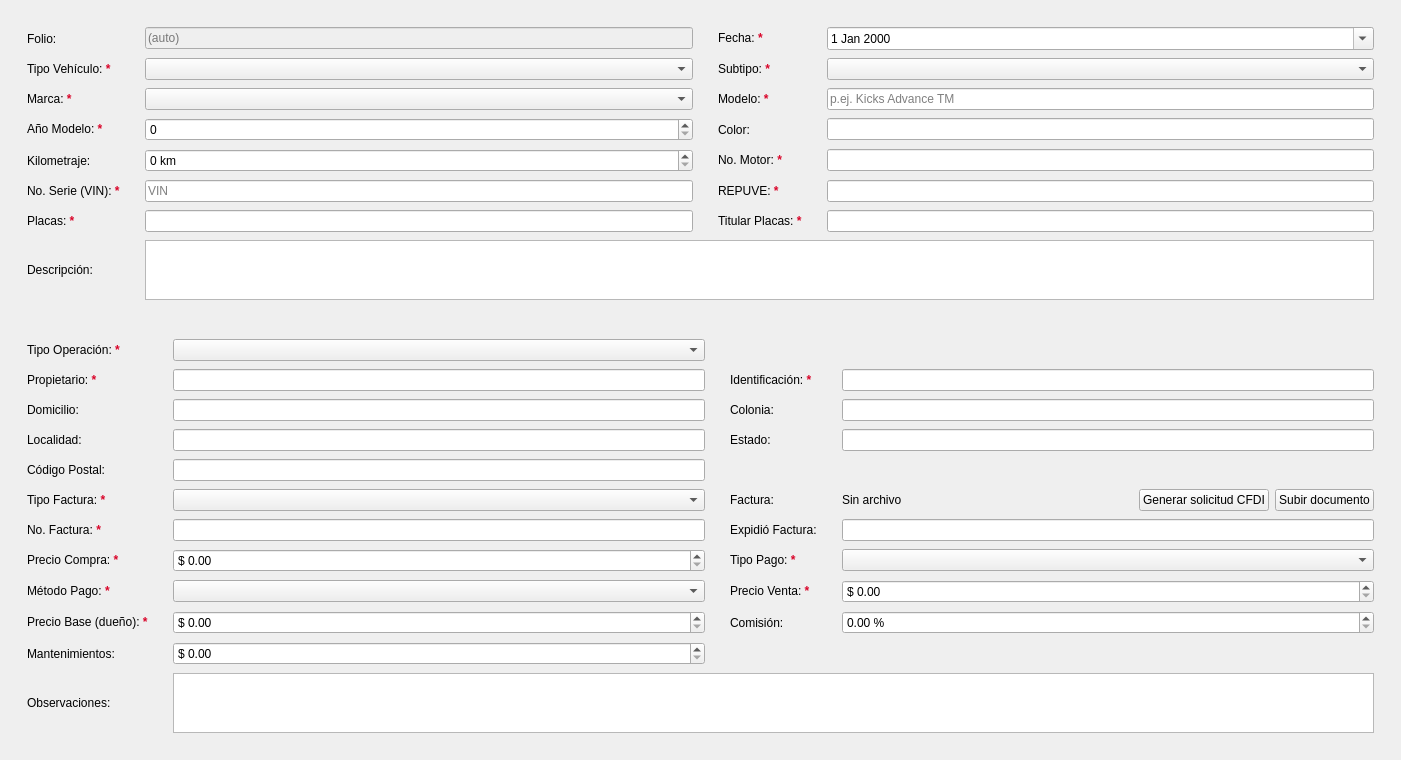
<?xml version="1.0" encoding="UTF-8"?>
<ui version="4.0">
 <class>VehicleDetailsView</class>
 <widget class="QWidget" name="VehicleDetailsView">
  <property name="geometry">
   <rect>
    <x>0</x>
    <y>0</y>
    <width>1401</width>
    <height>760</height>
   </rect>
  </property>
  <layout class="QVBoxLayout" name="detailsLayout">
   <item>
    <widget class="QFrame" name="generalInfoCard">
     <layout class="QGridLayout" name="generalInfoGrid">
      <property name="leftMargin">
       <number>16</number>
      </property>
      <property name="topMargin">
       <number>16</number>
      </property>
      <property name="rightMargin">
       <number>16</number>
      </property>
      <property name="bottomMargin">
       <number>16</number>
      </property>
      <property name="horizontalSpacing">
       <number>25</number>
      </property>
      <property name="verticalSpacing">
       <number>8</number>
      </property>
      <item row="0" column="0">
       <widget class="QLabel" name="folioLabel">
        <property name="text">
         <string>Folio:</string>
        </property>
        <property name="buddy">
         <cstring>folioEdit</cstring>
        </property>
       </widget>
      </item>
      <item row="0" column="1">
       <widget class="QLineEdit" name="folioEdit">
        <property name="enabled">
         <bool>false</bool>
        </property>
        <property name="placeholderText">
         <string>(auto)</string>
        </property>
        <property name="field" stdset="0">
         <string notr="true">folio</string>
        </property>
       </widget>
      </item>
      <item row="0" column="2">
       <widget class="QLabel" name="dateLabel">
        <property name="text">
         <string>Fecha:  &lt;span style='color: #D90429; font-weight: bold;'&gt;*&lt;/span&gt;</string>
        </property>
        <property name="buddy">
         <cstring>dateEdit</cstring>
        </property>
       </widget>
      </item>
      <item row="0" column="3">
       <widget class="QDateEdit" name="dateEdit">
        <property name="minimumDate">
         <date>
          <year>2000</year>
          <month>1</month>
          <day>1</day>
         </date>
        </property>
        <property name="calendarPopup">
         <bool>true</bool>
        </property>
        <property name="field" stdset="0">
         <string notr="true">dealDate</string>
        </property>
       </widget>
      </item>
      <item row="1" column="0">
       <widget class="QLabel" name="vehicleTypeLabel">
        <property name="text">
         <string>Tipo Vehículo:  &lt;span style='color: #D90429; font-weight: bold;'&gt;*&lt;/span&gt;</string>
        </property>
        <property name="buddy">
         <cstring>vehicleTypeCombo</cstring>
        </property>
       </widget>
      </item>
      <item row="1" column="1">
       <widget class="QComboBox" name="vehicleTypeCombo">
        <property name="field" stdset="0">
         <string notr="true">vehicleType</string>
        </property>
       </widget>
      </item>
      <item row="1" column="2">
       <widget class="QLabel" name="subtypeLabel">
        <property name="text">
         <string>Subtipo:  &lt;span style='color: #D90429; font-weight: bold;'&gt;*&lt;/span&gt;</string>
        </property>
        <property name="buddy">
         <cstring>subtypeCombo</cstring>
        </property>
       </widget>
      </item>
      <item row="1" column="3">
       <widget class="QComboBox" name="subtypeCombo">
        <property name="field" stdset="0">
         <string notr="true">subtype</string>
        </property>
       </widget>
      </item>
      <item row="2" column="0">
       <widget class="QLabel" name="brandLabel">
        <property name="text">
         <string>Marca:  &lt;span style='color: #D90429; font-weight: bold;'&gt;*&lt;/span&gt;</string>
        </property>
        <property name="buddy">
         <cstring>brandCombo</cstring>
        </property>
       </widget>
      </item>
      <item row="2" column="1">
       <widget class="QComboBox" name="brandCombo">
        <property name="field" stdset="0">
         <string notr="true">brand</string>
        </property>
       </widget>
      </item>
      <item row="2" column="2">
       <widget class="QLabel" name="modelLabel">
        <property name="text">
         <string>Modelo:  &lt;span style='color: #D90429; font-weight: bold;'&gt;*&lt;/span&gt;</string>
        </property>
        <property name="buddy">
         <cstring>modelEdit</cstring>
        </property>
       </widget>
      </item>
      <item row="2" column="3">
       <widget class="QLineEdit" name="modelEdit">
        <property name="maxLength">
         <number>50</number>
        </property>
        <property name="placeholderText">
         <string>p.ej. Kicks Advance TM</string>
        </property>
        <property name="field" stdset="0">
         <string notr="true">model</string>
        </property>
       </widget>
      </item>
      <item row="3" column="0">
       <widget class="QLabel" name="yearModelLabel">
        <property name="text">
         <string>Año Modelo:  &lt;span style='color: #D90429; font-weight: bold;'&gt;*&lt;/span&gt;</string>
        </property>
        <property name="buddy">
         <cstring>yearModelSpin</cstring>
        </property>
       </widget>
      </item>
      <item row="3" column="1">
       <widget class="QSpinBox" name="yearModelSpin">
        <property name="field" stdset="0">
         <string notr="true">yearModel</string>
        </property>
       </widget>
      </item>
      <item row="3" column="2">
       <widget class="QLabel" name="colorLabel">
        <property name="text">
         <string>Color:</string>
        </property>
        <property name="buddy">
         <cstring>colorEdit</cstring>
        </property>
       </widget>
      </item>
      <item row="3" column="3">
       <widget class="QLineEdit" name="colorEdit">
        <property name="maxLength">
         <number>30</number>
        </property>
        <property name="field" stdset="0">
         <string notr="true">color</string>
        </property>
       </widget>
      </item>
      <item row="4" column="0">
       <widget class="QLabel" name="mileageLabel">
        <property name="text">
         <string>Kilometraje:</string>
        </property>
        <property name="buddy">
         <cstring>mileageSpin</cstring>
        </property>
       </widget>
      </item>
      <item row="4" column="1">
       <widget class="QSpinBox" name="mileageSpin">
        <property name="suffix">
         <string> km</string>
        </property>
        <property name="maximum">
         <number>2000000</number>
        </property>
        <property name="field" stdset="0">
         <string notr="true">mileage</string>
        </property>
       </widget>
      </item>
      <item row="4" column="2">
       <widget class="QLabel" name="motorNumberLabel">
        <property name="text">
         <string>No. Motor:  &lt;span style='color: #D90429; font-weight: bold;'&gt;*&lt;/span&gt;</string>
        </property>
        <property name="buddy">
         <cstring>motorNumberEdit</cstring>
        </property>
       </widget>
      </item>
      <item row="4" column="3">
       <widget class="QLineEdit" name="motorNumberEdit">
        <property name="maxLength">
         <number>50</number>
        </property>
        <property name="field" stdset="0">
         <string notr="true">motorNumber</string>
        </property>
       </widget>
      </item>
      <item row="5" column="0">
       <widget class="QLabel" name="serialNumberLabel">
        <property name="text">
         <string>No. Serie (VIN):  &lt;span style='color: #D90429; font-weight: bold;'&gt;*&lt;/span&gt;</string>
        </property>
        <property name="buddy">
         <cstring>serialNumberEdit</cstring>
        </property>
       </widget>
      </item>
      <item row="5" column="1">
       <widget class="QLineEdit" name="serialNumberEdit">
        <property name="maxLength">
         <number>50</number>
        </property>
        <property name="placeholderText">
         <string>VIN</string>
        </property>
        <property name="field" stdset="0">
         <string notr="true">serialNumber</string>
        </property>
       </widget>
      </item>
      <item row="5" column="2">
       <widget class="QLabel" name="repuveLabel">
        <property name="text">
         <string>REPUVE:  &lt;span style='color: #D90429; font-weight: bold;'&gt;*&lt;/span&gt;</string>
        </property>
        <property name="buddy">
         <cstring>repuveEdit</cstring>
        </property>
       </widget>
      </item>
      <item row="5" column="3">
       <widget class="QLineEdit" name="repuveEdit">
        <property name="maxLength">
         <number>50</number>
        </property>
        <property name="field" stdset="0">
         <string notr="true">repuve</string>
        </property>
       </widget>
      </item>
      <item row="6" column="0">
       <widget class="QLabel" name="platesLabel">
        <property name="text">
         <string>Placas:  &lt;span style='color: #D90429; font-weight: bold;'&gt;*&lt;/span&gt;</string>
        </property>
        <property name="buddy">
         <cstring>platesEdit</cstring>
        </property>
       </widget>
      </item>
      <item row="6" column="1">
       <widget class="QLineEdit" name="platesEdit">
        <property name="maxLength">
         <number>20</number>
        </property>
        <property name="field" stdset="0">
         <string notr="true">plates</string>
        </property>
       </widget>
      </item>
      <item row="6" column="2">
       <widget class="QLabel" name="platesHolderLabel">
        <property name="text">
         <string>Titular Placas:  &lt;span style='color: #D90429; font-weight: bold;'&gt;*&lt;/span&gt;</string>
        </property>
        <property name="buddy">
         <cstring>platesHolderEdit</cstring>
        </property>
       </widget>
      </item>
      <item row="6" column="3">
       <widget class="QLineEdit" name="platesHolderEdit">
        <property name="maxLength">
         <number>100</number>
        </property>
        <property name="field" stdset="0">
         <string notr="true">platesHolder</string>
        </property>
       </widget>
      </item>
      <item row="7" column="0">
       <widget class="QLabel" name="descriptionLabel">
        <property name="text">
         <string>Descripción:</string>
        </property>
        <property name="buddy">
         <cstring>descriptionEdit</cstring>
        </property>
       </widget>
      </item>
      <item row="7" column="1" colspan="3">
       <widget class="QTextEdit" name="descriptionEdit">
        <property name="maximumSize">
         <size>
          <width>16777215</width>
          <height>60</height>
         </size>
        </property>
        <property name="field" stdset="0">
         <string notr="true">description</string>
        </property>
       </widget>
      </item>
     </layout>
    </widget>
   </item>
   <item>
    <widget class="QFrame" name="ownerAndAcquisitionCard">
     <layout class="QGridLayout" name="ownerAndAcquisitionGrid">
      <property name="leftMargin">
       <number>16</number>
      </property>
      <property name="topMargin">
       <number>16</number>
      </property>
      <property name="rightMargin">
       <number>16</number>
      </property>
      <property name="bottomMargin">
       <number>16</number>
      </property>
      <property name="horizontalSpacing">
       <number>25</number>
      </property>
      <property name="verticalSpacing">
       <number>8</number>
      </property>
      <item row="0" column="0">
       <widget class="QLabel" name="acquisitionTypeLabel">
        <property name="text">
         <string>Tipo Operación:  &lt;span style='color: #D90429; font-weight: bold;'&gt;*&lt;/span&gt;</string>
        </property>
        <property name="buddy">
         <cstring>acquisitionTypeCombo</cstring>
        </property>
       </widget>
      </item>
      <item row="0" column="1">
       <widget class="QComboBox" name="acquisitionTypeCombo">
        <property name="field" stdset="0">
         <string notr="true">acquisitionType</string>
        </property>
       </widget>
      </item>
      <item row="1" column="0">
       <widget class="QLabel" name="counterpartyLabel">
        <property name="text">
         <string>Propietario: &lt;span style='color: #D90429; font-weight: bold;'&gt;*&lt;/span&gt;</string>
        </property>
        <property name="buddy">
         <cstring>ownerNameEdit</cstring>
        </property>
       </widget>
      </item>
      <item row="1" column="1">
       <widget class="QLineEdit" name="ownerNameEdit">
        <property name="maxLength">
         <number>100</number>
        </property>
        <property name="field" stdset="0">
         <string notr="true">counterparty.fullName</string>
        </property>
       </widget>
      </item>
      <item row="1" column="2">
       <widget class="QLabel" name="ownerIdLabel">
        <property name="text">
         <string>Identificación:  &lt;span style='color: #D90429; font-weight: bold;'&gt;*&lt;/span&gt;</string>
        </property>
        <property name="buddy">
         <cstring>ownerIdEdit</cstring>
        </property>
       </widget>
      </item>
      <item row="1" column="3">
       <widget class="QLineEdit" name="ownerIdEdit">
        <property name="maxLength">
         <number>50</number>
        </property>
        <property name="field" stdset="0">
         <string notr="true">counterparty.nationalId</string>
        </property>
       </widget>
      </item>
      <item row="2" column="0">
       <widget class="QLabel" name="ownerAddressLabel">
        <property name="text">
         <string>Domicilio:</string>
        </property>
        <property name="buddy">
         <cstring>ownerAddressEdit</cstring>
        </property>
       </widget>
      </item>
      <item row="2" column="1">
       <widget class="QLineEdit" name="ownerAddressEdit">
        <property name="field" stdset="0">
         <string notr="true">counterparty.streetAddress</string>
        </property>
       </widget>
      </item>
      <item row="2" column="2">
       <widget class="QLabel" name="ownerSuburbLabel">
        <property name="text">
         <string>Colonia:</string>
        </property>
        <property name="buddy">
         <cstring>ownerSuburbEdit</cstring>
        </property>
       </widget>
      </item>
      <item row="2" column="3">
       <widget class="QLineEdit" name="ownerSuburbEdit">
        <property name="maxLength">
         <number>100</number>
        </property>
        <property name="field" stdset="0">
         <string notr="true">counterparty.suburb</string>
        </property>
       </widget>
      </item>
      <item row="3" column="0">
       <widget class="QLabel" name="ownerLocalityLabel">
        <property name="text">
         <string>Localidad:</string>
        </property>
        <property name="buddy">
         <cstring>ownerLocalityEdit</cstring>
        </property>
       </widget>
      </item>
      <item row="3" column="1">
       <widget class="QLineEdit" name="ownerLocalityEdit">
        <property name="maxLength">
         <number>100</number>
        </property>
        <property name="field" stdset="0">
         <string notr="true">counterparty.locality</string>
        </property>
       </widget>
      </item>
      <item row="3" column="2">
       <widget class="QLabel" name="ownerStateLabel">
        <property name="text">
         <string>Estado:</string>
        </property>
        <property name="buddy">
         <cstring>ownerStateEdit</cstring>
        </property>
       </widget>
      </item>
      <item row="3" column="3">
       <widget class="QLineEdit" name="ownerStateEdit">
        <property name="maxLength">
         <number>50</number>
        </property>
        <property name="field" stdset="0">
         <string notr="true">counterparty.state</string>
        </property>
       </widget>
      </item>
      <item row="4" column="0">
       <widget class="QLabel" name="ownerPostalCodeLabel">
        <property name="text">
         <string>Código Postal:</string>
        </property>
        <property name="buddy">
         <cstring>ownerPostalCodeEdit</cstring>
        </property>
       </widget>
      </item>
      <item row="4" column="1">
       <widget class="QLineEdit" name="ownerPostalCodeEdit">
        <property name="maxLength">
         <number>5</number>
        </property>
        <property name="field" stdset="0">
         <string notr="true">counterparty.postalCode</string>
        </property>
       </widget>
      </item>
      <item row="5" column="0">
       <widget class="QLabel" name="invoiceTypeLabel">
        <property name="text">
         <string>Tipo Factura:  &lt;span style='color: #D90429; font-weight: bold;'&gt;*&lt;/span&gt;</string>
        </property>
        <property name="buddy">
         <cstring>invoiceTypeCombo</cstring>
        </property>
       </widget>
      </item>
      <item row="5" column="1">
       <widget class="QComboBox" name="invoiceTypeCombo">
        <property name="field" stdset="0">
         <string notr="true">invoiceType</string>
        </property>
       </widget>
      </item>
      <item row="5" column="2">
       <widget class="QLabel" name="invoiceFileRowLabel">
        <property name="text">
         <string>Factura:</string>
        </property>
        <property name="buddy">
         <cstring>invoiceUploadButton</cstring>
        </property>
       </widget>
      </item>
      <item row="5" column="3">
       <widget class="QWidget" name="invoiceFileWidget" native="true">
        <layout class="QHBoxLayout" name="invoiceFileLayout" stretch="1,0,0">
         <property name="leftMargin">
          <number>0</number>
         </property>
         <property name="topMargin">
          <number>0</number>
         </property>
         <property name="rightMargin">
          <number>0</number>
         </property>
         <property name="bottomMargin">
          <number>0</number>
         </property>
         <item>
          <widget class="QLabel" name="invoiceFileLabel">
           <property name="text">
            <string>Sin archivo</string>
           </property>
          </widget>
         </item>
         <item>
          <widget class="QPushButton" name="cfdiRequestButton">
           <property name="text">
            <string>Generar solicitud CFDI</string>
           </property>
           <property name="class" stdset="0">
            <string notr="true">secondary</string>
           </property>
          </widget>
         </item>
         <item>
          <widget class="QPushButton" name="invoiceUploadButton">
           <property name="text">
            <string>Subir documento</string>
           </property>
           <property name="class" stdset="0">
            <string notr="true">secondary</string>
           </property>
          </widget>
         </item>
        </layout>
       </widget>
      </item>
      <item row="6" column="0">
       <widget class="QLabel" name="invoiceNumberLabel">
        <property name="text">
         <string>No. Factura:  &lt;span style='color: #D90429; font-weight: bold;'&gt;*&lt;/span&gt;</string>
        </property>
        <property name="buddy">
         <cstring>invoiceNumberEdit</cstring>
        </property>
       </widget>
      </item>
      <item row="6" column="1">
       <widget class="QLineEdit" name="invoiceNumberEdit">
        <property name="maxLength">
         <number>50</number>
        </property>
        <property name="field" stdset="0">
         <string notr="true">invoiceNumber</string>
        </property>
       </widget>
      </item>
      <item row="6" column="2">
       <widget class="QLabel" name="invoiceIssuerLabel">
        <property name="text">
         <string>Expidió Factura:</string>
        </property>
        <property name="buddy">
         <cstring>invoiceIssuerEdit</cstring>
        </property>
       </widget>
      </item>
      <item row="6" column="3">
       <widget class="QLineEdit" name="invoiceIssuerEdit">
        <property name="maxLength">
         <number>150</number>
        </property>
        <property name="field" stdset="0">
         <string notr="true">invoiceIssuer</string>
        </property>
       </widget>
      </item>
      <item row="7" column="0">
       <widget class="QLabel" name="purchasePriceLabel">
        <property name="text">
         <string>Precio Compra:  &lt;span style='color: #D90429; font-weight: bold;'&gt;*&lt;/span&gt;</string>
        </property>
        <property name="buddy">
         <cstring>purchasePriceSpin</cstring>
        </property>
       </widget>
      </item>
      <item row="7" column="1">
       <widget class="QDoubleSpinBox" name="purchasePriceSpin">
        <property name="prefix">
         <string>$ </string>
        </property>
        <property name="decimals">
         <number>2</number>
        </property>
        <property name="maximum">
         <double>99999999.000000000000000</double>
        </property>
        <property name="field" stdset="0">
         <string notr="true">purchasePrice</string>
        </property>
       </widget>
      </item>
      <item row="7" column="2">
       <widget class="QLabel" name="paymentTypeLabel">
        <property name="text">
         <string>Tipo Pago:  &lt;span style='color: #D90429; font-weight: bold;'&gt;*&lt;/span&gt;</string>
        </property>
        <property name="buddy">
         <cstring>paymentTypeCombo</cstring>
        </property>
       </widget>
      </item>
      <item row="7" column="3">
       <widget class="QComboBox" name="paymentTypeCombo">
        <property name="field" stdset="0">
         <string notr="true">paymentType</string>
        </property>
       </widget>
      </item>
      <item row="8" column="0">
       <widget class="QLabel" name="paymentMethodLabel">
        <property name="text">
         <string>Método Pago:  &lt;span style='color: #D90429; font-weight: bold;'&gt;*&lt;/span&gt;</string>
        </property>
        <property name="buddy">
         <cstring>paymentMethodCombo</cstring>
        </property>
       </widget>
      </item>
      <item row="8" column="1">
       <widget class="QComboBox" name="paymentMethodCombo">
        <property name="field" stdset="0">
         <string notr="true">paymentMethod</string>
        </property>
       </widget>
      </item>
      <item row="8" column="2">
       <widget class="QLabel" name="salePriceLabel">
        <property name="text">
         <string>Precio Venta:  &lt;span style='color: #D90429; font-weight: bold;'&gt;*&lt;/span&gt;</string>
        </property>
        <property name="buddy">
         <cstring>salePriceSpin</cstring>
        </property>
       </widget>
      </item>
      <item row="8" column="3">
       <widget class="QDoubleSpinBox" name="salePriceSpin">
        <property name="prefix">
         <string>$ </string>
        </property>
        <property name="maximum">
         <double>99999999.000000000000000</double>
        </property>
        <property name="field" stdset="0">
         <string notr="true">salePrice</string>
        </property>
       </widget>
      </item>
      <item row="9" column="0">
       <widget class="QLabel" name="basePriceLabel">
        <property name="text">
         <string>Precio Base (dueño):  &lt;span style='color: #D90429; font-weight: bold;'&gt;*&lt;/span&gt;</string>
        </property>
        <property name="buddy">
         <cstring>basePriceSpin</cstring>
        </property>
       </widget>
      </item>
      <item row="9" column="1">
       <widget class="QDoubleSpinBox" name="basePriceSpin">
        <property name="prefix">
         <string>$ </string>
        </property>
        <property name="decimals">
         <number>2</number>
        </property>
        <property name="maximum">
         <double>99999999.000000000000000</double>
        </property>
        <property name="field" stdset="0">
         <string notr="true">basePrice</string>
        </property>
       </widget>
      </item>
      <item row="9" column="2">
       <widget class="QLabel" name="commissionRateLabel">
        <property name="text">
         <string>Comisión:</string>
        </property>
        <property name="buddy">
         <cstring>commissionRateSpin</cstring>
        </property>
       </widget>
      </item>
      <item row="9" column="3">
       <widget class="QDoubleSpinBox" name="commissionRateSpin">
        <property name="suffix">
         <string> %</string>
        </property>
        <property name="decimals">
         <number>2</number>
        </property>
        <property name="maximum">
         <double>100.000000000000000</double>
        </property>
        <property name="field" stdset="0">
         <string notr="true">commissionRate</string>
        </property>
       </widget>
      </item>
      <item row="10" column="0">
       <widget class="QLabel" name="maintenanceCostLabel">
        <property name="text">
         <string>Mantenimientos:</string>
        </property>
        <property name="buddy">
         <cstring>maintenanceCostSpin</cstring>
        </property>
       </widget>
      </item>
      <item row="10" column="1">
       <widget class="QDoubleSpinBox" name="maintenanceCostSpin">
        <property name="prefix">
         <string>$ </string>
        </property>
        <property name="maximum">
         <double>9999999.000000000000000</double>
        </property>
        <property name="field" stdset="0">
         <string notr="true">maintenanceCost</string>
        </property>
       </widget>
      </item>
      <item row="11" column="0">
       <widget class="QLabel" name="observationsLabel">
        <property name="text">
         <string>Observaciones:</string>
        </property>
        <property name="buddy">
         <cstring>observationsEdit</cstring>
        </property>
       </widget>
      </item>
      <item row="11" column="1" colspan="3">
       <widget class="QTextEdit" name="observationsEdit">
        <property name="maximumSize">
         <size>
          <width>16777215</width>
          <height>60</height>
         </size>
        </property>
        <property name="field" stdset="0">
         <string notr="true">observations</string>
        </property>
       </widget>
      </item>
     </layout>
    </widget>
   </item>
  </layout>
 </widget>
 <tabstops>
  <tabstop>folioEdit</tabstop>
  <tabstop>dateEdit</tabstop>
  <tabstop>vehicleTypeCombo</tabstop>
  <tabstop>subtypeCombo</tabstop>
  <tabstop>brandCombo</tabstop>
  <tabstop>modelEdit</tabstop>
  <tabstop>yearModelSpin</tabstop>
  <tabstop>colorEdit</tabstop>
  <tabstop>mileageSpin</tabstop>
  <tabstop>motorNumberEdit</tabstop>
  <tabstop>serialNumberEdit</tabstop>
  <tabstop>repuveEdit</tabstop>
  <tabstop>platesEdit</tabstop>
  <tabstop>platesHolderEdit</tabstop>
  <tabstop>descriptionEdit</tabstop>
  <tabstop>acquisitionTypeCombo</tabstop>
  <tabstop>ownerNameEdit</tabstop>
  <tabstop>ownerIdEdit</tabstop>
  <tabstop>ownerAddressEdit</tabstop>
  <tabstop>ownerSuburbEdit</tabstop>
  <tabstop>ownerLocalityEdit</tabstop>
  <tabstop>ownerStateEdit</tabstop>
  <tabstop>ownerPostalCodeEdit</tabstop>
  <tabstop>invoiceTypeCombo</tabstop>
  <tabstop>cfdiRequestButton</tabstop>
  <tabstop>invoiceUploadButton</tabstop>
  <tabstop>invoiceNumberEdit</tabstop>
  <tabstop>invoiceIssuerEdit</tabstop>
  <tabstop>purchasePriceSpin</tabstop>
  <tabstop>paymentTypeCombo</tabstop>
  <tabstop>paymentMethodCombo</tabstop>
  <tabstop>salePriceSpin</tabstop>
  <tabstop>basePriceSpin</tabstop>
  <tabstop>commissionRateSpin</tabstop>
  <tabstop>maintenanceCostSpin</tabstop>
  <tabstop>observationsEdit</tabstop>
 </tabstops>
 <resources/>
 <connections/>
</ui>
